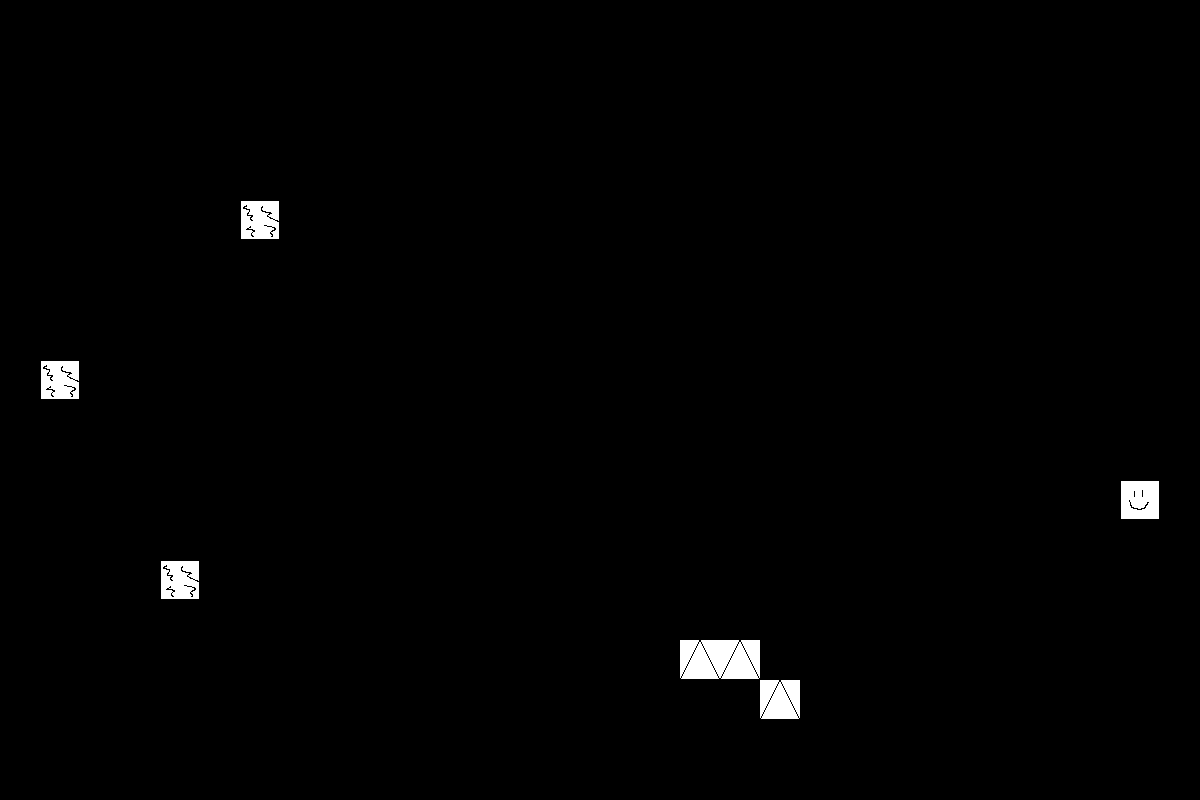

Below is a game level as drawn by its tile map, then a one-line description and the .tmx file that defines it, in full:
An orthogonal 30x20 tile map with 40x40 px tiles, 1 tile layer (Tile Layer 1).

<map version="1.4" tiledversion="1.4.3" orientation="orthogonal" renderorder="right-down" width="30" height="20" tilewidth="40" tileheight="40" infinite="0" nextlayerid="2" nextobjectid="1">
 <editorsettings>
  <export target="../stages/1.csv" format="csv" />
 </editorsettings>
 <tileset firstgid="1" source="tileset.tsx" />
 <layer id="1" name="Tile Layer 1" width="30" height="20">
  <data encoding="csv">
1,1,1,1,1,1,1,1,1,1,1,1,1,1,1,1,1,1,1,1,1,1,1,1,1,1,1,1,1,1,
1,1,1,1,1,1,1,1,1,0,0,1,1,1,1,1,1,1,1,1,1,1,1,1,0,0,0,0,0,0,
1,1,1,1,0,0,0,0,0,0,0,0,1,1,1,1,1,1,1,1,1,1,0,0,0,0,0,0,0,0,
1,1,1,1,0,0,0,0,0,0,0,0,0,0,0,0,0,1,0,0,0,0,0,0,0,0,0,0,0,0,
1,1,0,0,0,0,0,0,0,0,0,0,0,0,0,0,0,0,0,0,0,0,0,0,0,0,0,0,0,0,
0,0,0,0,0,0,4,0,0,0,0,0,0,0,0,0,0,0,0,0,0,0,0,0,0,0,0,0,0,0,
0,0,0,0,0,0,0,0,0,0,0,0,0,0,0,0,0,0,0,0,0,0,0,0,0,0,0,0,0,0,
0,0,0,0,0,0,0,0,0,0,0,0,0,0,0,0,0,0,0,0,0,0,0,0,0,0,0,0,0,0,
0,0,0,0,0,0,0,0,0,0,0,0,0,0,0,0,0,0,0,0,0,0,0,0,0,0,0,0,0,0,
0,4,0,0,0,0,0,0,0,0,0,0,1,0,0,0,0,0,0,0,0,0,0,0,0,0,0,0,0,0,
0,0,0,0,0,0,0,0,0,0,0,0,1,0,0,0,0,0,0,0,0,0,0,0,0,0,0,0,0,0,
0,0,0,0,0,0,0,0,0,0,0,1,1,1,0,0,0,0,0,0,0,0,0,0,0,0,0,0,0,0,
0,0,0,0,0,0,0,0,0,0,1,1,1,1,1,1,0,0,0,0,0,0,0,0,0,0,0,0,3,0,
0,0,0,0,0,0,0,0,0,1,1,1,1,1,1,1,0,0,0,0,0,0,0,0,0,0,0,0,0,0,
0,0,0,0,4,0,0,0,0,1,1,1,1,1,1,1,0,0,0,0,0,0,0,0,0,0,0,0,0,0,
0,0,0,0,0,0,0,0,0,1,1,1,1,1,1,1,1,0,0,0,0,0,0,0,0,0,0,0,1,1,
0,0,0,0,0,0,0,0,0,1,1,1,1,1,1,1,1,2,2,0,0,0,0,0,0,0,0,1,1,1,
0,0,0,0,0,0,0,0,1,1,1,1,1,1,1,1,1,1,1,2,0,0,0,0,1,1,1,1,1,1,
0,0,0,0,0,0,1,1,1,1,1,1,1,1,1,1,1,1,1,1,1,1,1,1,1,1,1,1,1,1,
1,1,1,1,1,1,1,1,1,1,1,1,1,1,1,1,1,1,1,1,1,1,1,1,1,1,1,1,1,1
</data>
 </layer>
</map>
